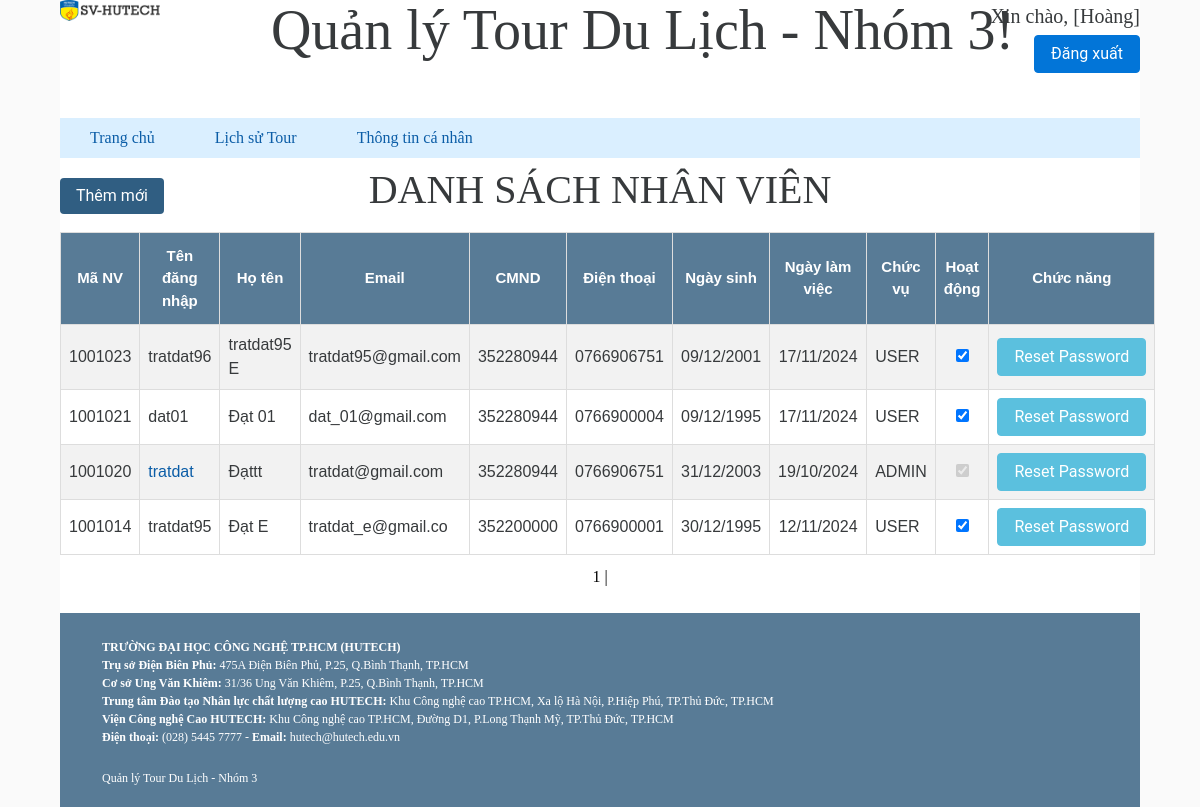
Page /quantri/admin.php?quanly=list_employees (signed in) on the committed database.
### tables this page shows
CREATE TABLE `employees` (
  `ID` int(10) NOT NULL AUTO_INCREMENT,
  `NAME` varchar(50) NOT NULL,
  `IDCARD` varchar(12) NOT NULL,
  `ADDRESS` varchar(50) NOT NULL,
  `PHONENUMBER` varchar(13) NOT NULL,
  `POSITION` varchar(20) NOT NULL,
  `PART_DAY` date NOT NULL,
  `BIRTHDAY` date NOT NULL,
  `IS_ACTIVE` tinyint(1) DEFAULT 1,
  `EMAIL` varchar(255) DEFAULT NULL,
  PRIMARY KEY (`ID`),
  KEY `IS_ACTIVE` (`IS_ACTIVE`)
);

### quantri/pagination_listemployees.php (called while the page is built, shortened)
<?php
       $conn = mysqli_connect('localhost', 'root', '', 'ql_tourdulich');
       mysqli_set_charset($conn, 'UTF8');
       $result = mysqli_query($conn, "select count(ID) as total from employees");
       $row = mysqli_fetch_assoc($result);
       $total_records = $row['total'];
       $current_page = isset($_GET['page']) ? $_GET['page'] : 1;
       $limit = 10;
       $total_page = ceil($total_records / $limit);
       $start = ($current_page - 1) * $limit;
       $sql = "
           SELECT employees.*, login.USERNAME
           FROM employees
               LEFT JOIN login ON login.ID = employees.ID
           WHERE POSITION NOT IN ('SUPERADMIN', 'CUSTOMER')
           ORDER BY employees.ID DESC
           LIMIT $start, $limit
       ";
       $employees = mysqli_query($conn, $sql);
       ?>

### quantri/list_employees.php (the view, shortened to what this page needs)
<!DOCTYPE html>
<html>
<head>
	<link rel="stylesheet" type="text/css" href="style2.css">
</head>
<body>
	<div class="titleOfTable">
		<h1 align="center">DANH SÁCH NHÂN VIÊN</h1>
		<button id="add-tour" class="btn btn-primary btn-custom btn-func"><a href="?quanly=add_employees">Thêm mới</a> </button>
	</div>
	<table class="list-data"  width="1150px" align="center" border="1 solid" cellpadding="5">
		<tr bgcolor="lightblue" style="font-size: 20px">
			<th class="listtour"  align="left">
				Mã NV
			</th>
			<th class="listtour"  align="left">
				Tên đăng nhập
			</th>
			<th class="listtour"  align="left">
				Họ tên
			</th>
			<th class="listtour"  align="left">
				Email
			</th>
			<th class="listtour"  align="left">
				CMND
			</th>
			<th class="listtour"  align="left">
				Điện thoại
			</th>
			<th class="listtour"  align="left">
				Ngày sinh
			</th>
			<th class="listtour"  align="left">
				Ngày làm việc
			</th>
			<th class="listtour"  align="left">
				Chức vụ
			</th>
			<th class="listtour"  align="left">
				Hoạt động
			</th>
			<?php if($_SESSION['position'] != 'USER'){ ?>
				<th class="listtour" align="left">
					Chức năng
				</th>
			<?php }  ?>
		</tr>
		<?php
			include("pagination_listemployees.php");
			while ($employee = mysqli_fetch_assoc($employees)){
		?>
			<tr>
				<td><?php echo $employee['ID'] ?></td>
				<td>
					<?php if($_SESSION['position'] == 'SUPERADMIN'){ ?>
						<a class="link-info" href="?quanly=show_employee&user_id=<?php echo $employee['ID'] ?>"> <?php echo $employee['USERNAME'] ?> </a>
					<?php } else{  ?>
						<?php if($employee['POSITION'] != 'USER'){ ?>
							<a class="link-info" href="?quanly=show_employee&user_id=<?php echo $employee['ID'] ?>"> <?php echo $employee['USERNAME'] ?> </a>
						<?php } else{  ?>
							<?php echo $employee['USERNAME'] ?>
						<?php }  ?>
					<?php }  ?>
				</td>
				<td><?php echo $employee['NAME'] ?></td>
				<td><?php echo $employee['EMAIL'] ?></td>
				<td><?php echo $employee['IDCARD'] ?></td>
				<td><?php echo $employee['PHONENUMBER'] ?></td>
				<td align="center"><?php echo date('d/m/Y', strtotime($employee['BIRTHDAY'])) ?></td>
				<td align="center"><?php echo date('d/m/Y', strtotime($employee['PART_DAY'])) ?></td>
				<td><?php echo $employee['POSITION'] ?></td>
				<td align="center">
					<?php if($_SESSION['position'] == 'SUPERADMIN'){ ?>
						<input class="pointer" type="checkbox" value="1" onclick="confUpdate(<?php echo $employee['ID'] ?>);return false;" <?php echo ($employee['IS_ACTIVE']) ? 'checked="checked"' : '' ?> />
					<?php } else{  ?>
						<?php if($employee['POSITION'] != 'USER'){ ?>
							<input class="pointer" disabled="disabled" type="checkbox" value="1" <?php echo ($employee['IS_ACTIVE']) ? 'checked="checked"' : '' ?> />
						<?php } else{  ?>
							<input class="pointer" type="checkbox" value="1" onclick="confUpdate(<?php echo $employee['ID'] ?>);return false;" <?php echo ($employee['IS_ACTIVE']) ? 'checked="checked"' : '' ?> />
						<?php }  ?>
					<?php }  ?>
				</td>
				<?php if($_SESSION['position'] != 'USER'){ ?>
					<td align="center">
						<button type="button" class="btn btn-info" ><a href="create_account.php?id=<?php echo $employee['ID'] ?>">Reset Password</a></button>
					</td>
				<?php }  ?>
			</tr>
			<?php
		}
		?>
	</table>
	<div id="pagination marb-10" align="center" style="color: black">
		<?php
			for ($i = 1; $i <= $total_page; $i++){
				if ($i == $current_page){
					echo '<span>'.$i.'</span> | ';
				}
				else{
					echo '<a style="color:black" href="admin.php?quanly=list_employees?page='.$i.'">'.$i.'</a> | ';
				}
			}
		?>
	</div>
	<br>
</body>
</html>

### quantri/1.css (style rules this page uses)
* { margin: 0; padding: 0; }
*,*:after,*:before { box-sizing:border-box; -moz-box-sizing:border-box; -webkit-box-sizing:border-box; }
.btn a, .btn a:visited { color: #fff; }
body { font-family: 'Verdana', sans-serif; }
a { text-decoration: none; -webkit-transition: all .2s linear; -moz-transition: all .2s linear; -ms-transition: all .2s linear; -o-transition: all .2s linear; transition: all .2s linear; }

### quantri/style.css (style rules this page uses)
body { top: 0px; padding: 0px; width: 90%; margin: 0px auto; font-family: tahoma; font-size: 13; }

### quantri/style2.css (style rules this page uses)
.list-data { font-family: "Trebuchet MS", Arial, Helvetica, sans-serif; border-collapse: collapse; width: 100%; margin-bottom: 10px; }
.list-data td, .list-data th { border: 1px solid #ddd; padding: 8px; }
.list-data tr:nth-child(even) { background-color: #f2f2f2; }
.list-data th { padding-top: 12px; padding-bottom: 12px; background-color: #4CAF50; color: white; }
.btn-func { border: none; color: white; text-align: center; -webkit-transition-duration: 0.4s; transition-duration: 0.4s; cursor: pointer; position: absolute; top: 10px; }
.list-data th { background-color: #587B96 !important; color: white; font-size: 15px; text-align: center; }
.titleOfTable { position: relative; margin-bottom: 20px; }
.btn-custom { background-color: #305e82!important; }
.pointer { cursor: pointer; }
.link-info { color: #0B5DA7 !important; }
* { box-sizing:border-box }

### rows in the picture
employees: ID "1001023", login.USERNAME "tratdat96", NAME "tratdat95 E", EMAIL "tratdat95@gmail.com", IDCARD "352280944", PHONENUMBER "0766906751", BIRTHDAY "09/12/2001", PART_DAY "17/11/2024", POSITION "USER", IS_ACTIVE "☑"
employees: ID "1001021", login.USERNAME "dat01", NAME "Đạt 01", EMAIL "dat_01@gmail.com", IDCARD "352280944", PHONENUMBER "0766900004", BIRTHDAY "09/12/1995", PART_DAY "17/11/2024", POSITION "USER", IS_ACTIVE "☑"
employees: ID "1001020", login.USERNAME "tratdat", NAME "Đạttt", EMAIL "tratdat@gmail.com", IDCARD "352280944", PHONENUMBER "0766906751", BIRTHDAY "31/12/2003", PART_DAY "19/10/2024", POSITION "ADMIN", IS_ACTIVE "☑"
employees: ID "1001014", login.USERNAME "tratdat95", NAME "Đạt E", EMAIL "tratdat_e@gmail.co", IDCARD "352200000", PHONENUMBER "0766900001", BIRTHDAY "30/12/1995", PART_DAY "12/11/2024", POSITION "USER", IS_ACTIVE "☑"

### other values in the picture
$_SESSION['name'] "Hoàng"
